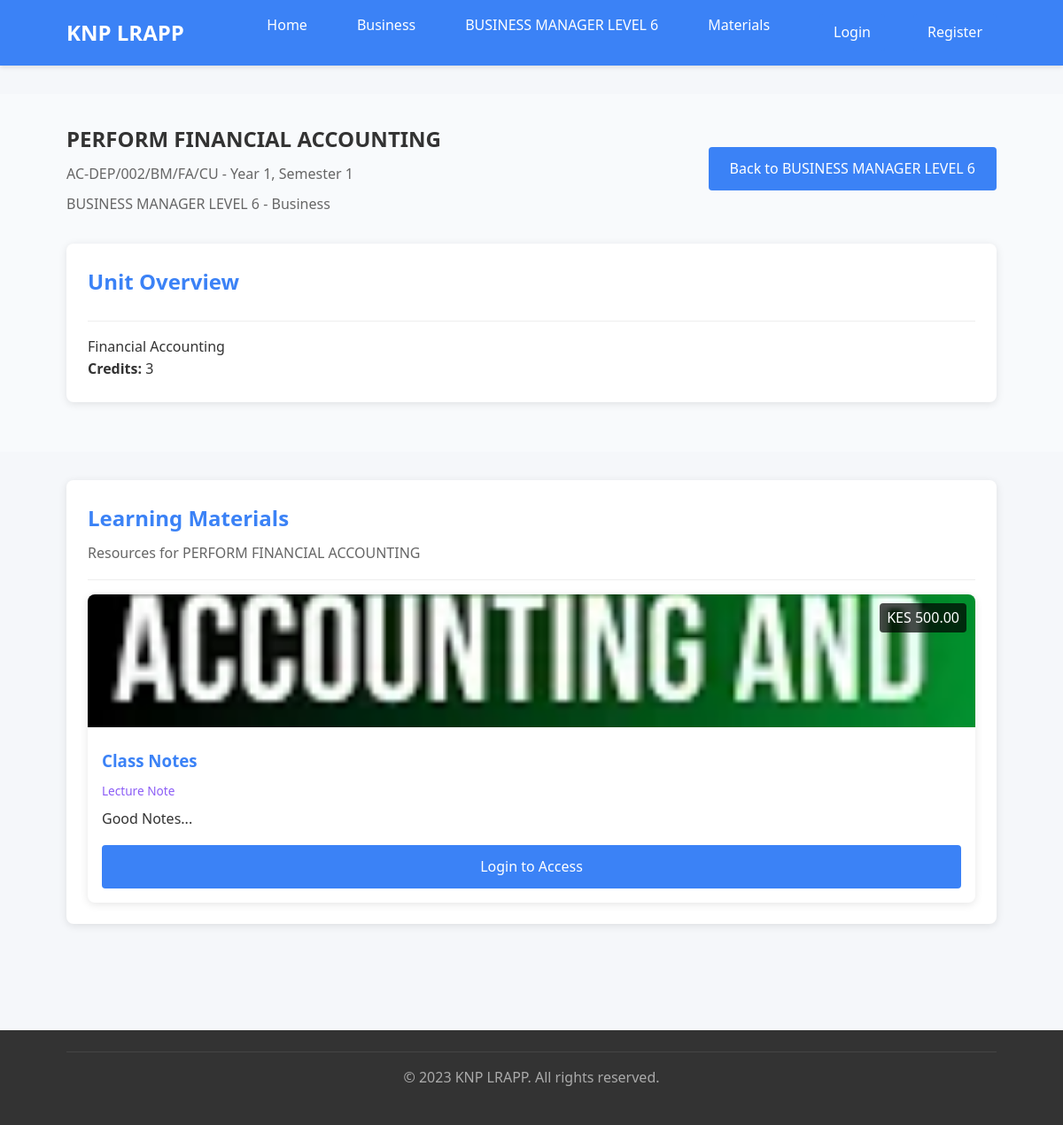
/unit.php?id=4, run on the app's committed database.
### tables this page shows
CREATE TABLE `departments` (
  `id` int NOT NULL AUTO_INCREMENT,
  `name` varchar(100) NOT NULL,
  `description` text,
  `code` varchar(20) DEFAULT NULL,
  `hod_id` int DEFAULT NULL,
  `status` enum('active','inactive') DEFAULT 'active',
  `created_at` timestamp NULL DEFAULT CURRENT_TIMESTAMP,
  `updated_at` timestamp NULL DEFAULT CURRENT_TIMESTAMP ON UPDATE CURRENT_TIMESTAMP,
  PRIMARY KEY (`id`),
  UNIQUE KEY `code` (`code`),
  KEY `hod_id` (`hod_id`),
  CONSTRAINT `departments_ibfk_1` FOREIGN KEY (`hod_id`) REFERENCES `users` (`id`) ON DELETE SET NULL
);

CREATE TABLE `programs` (
  `id` int NOT NULL AUTO_INCREMENT,
  `department_id` int DEFAULT NULL,
  `name` varchar(200) NOT NULL,
  `code` varchar(20) DEFAULT NULL,
  `description` text,
  `level` enum('3','4','5','6') DEFAULT '3',
  `duration` int DEFAULT NULL,
  `status` enum('active','inactive') DEFAULT 'active',
  `created_at` timestamp NULL DEFAULT CURRENT_TIMESTAMP,
  `updated_at` timestamp NULL DEFAULT CURRENT_TIMESTAMP ON UPDATE CURRENT_TIMESTAMP,
  PRIMARY KEY (`id`),
  UNIQUE KEY `code` (`code`),
  KEY `department_id` (`department_id`),
  CONSTRAINT `programs_ibfk_1` FOREIGN KEY (`department_id`) REFERENCES `departments` (`id`) ON DELETE CASCADE
);

CREATE TABLE `units` (
  `id` int NOT NULL AUTO_INCREMENT,
  `program_id` int DEFAULT NULL,
  `name` varchar(200) NOT NULL,
  `code` varchar(50) DEFAULT NULL,
  `description` text,
  `semester` int DEFAULT NULL,
  `year` int DEFAULT NULL,
  `credits` int DEFAULT '3',
  `status` enum('active','inactive') DEFAULT 'active',
  `created_at` timestamp NULL DEFAULT CURRENT_TIMESTAMP,
  `updated_at` timestamp NULL DEFAULT CURRENT_TIMESTAMP ON UPDATE CURRENT_TIMESTAMP,
  PRIMARY KEY (`id`),
  UNIQUE KEY `code` (`code`),
  UNIQUE KEY `code_2` (`code`),
  KEY `program_id` (`program_id`),
  CONSTRAINT `units_ibfk_1` FOREIGN KEY (`program_id`) REFERENCES `programs` (`id`) ON DELETE CASCADE
);

CREATE TABLE `unit_materials` (
  `id` int NOT NULL AUTO_INCREMENT,
  `unit_id` int DEFAULT NULL,
  `title` varchar(200) NOT NULL,
  `description` text,
  `type` enum('lecture_note','assignment','video','ebook','other') DEFAULT 'lecture_note',
  `file_path` varchar(255) DEFAULT NULL,
  `cover_image` varchar(255) DEFAULT NULL,
  `access_level` enum('public','registered','premium') DEFAULT 'public',
  `price` decimal(10,2) DEFAULT '0.00',
  `status` enum('draft','published','archived') DEFAULT 'draft',
  `created_at` timestamp NULL DEFAULT CURRENT_TIMESTAMP,
  `updated_at` timestamp NULL DEFAULT CURRENT_TIMESTAMP ON UPDATE CURRENT_TIMESTAMP,
  PRIMARY KEY (`id`),
  KEY `unit_id` (`unit_id`),
  CONSTRAINT `unit_materials_ibfk_1` FOREIGN KEY (`unit_id`) REFERENCES `units` (`id`) ON DELETE CASCADE
);

### includes/functions.php (called while the page is built, shortened)
<?php
require_once 'database.php';
function isLoggedIn() {
    return isset($_SESSION['user_id']);
}
function getDepartmentById($id) {
    global $pdo;
    $stmt = $pdo->prepare("SELECT * FROM departments WHERE id = ?");
    $stmt->execute([$id]);
    return $stmt->fetch();
}
function getProgramById($id) {
    global $pdo;
    $stmt = $pdo->prepare("SELECT * FROM programs WHERE id = ?");
    $stmt->execute([$id]);
    return $stmt->fetch();
}
function getUnitById($id) {
    global $pdo;
    $stmt = $pdo->prepare("SELECT * FROM units WHERE id = ?");
    $stmt->execute([$id]);
    return $stmt->fetch();
}
function getMaterialsByUnit($unit_id) {
    global $pdo;
    $stmt = $pdo->prepare("SELECT * FROM unit_materials WHERE unit_id = ? AND status = 'published' ORDER BY created_at DESC");
    $stmt->execute([$unit_id]);
    return $stmt->fetchAll();
}
?>

### unit.php (the view, shortened to what this page needs)
<?php
require_once 'includes/functions.php';
$unit_id = isset($_GET['id']) ? (int)$_GET['id'] : 0;
$unit = getUnitById($unit_id);
$program = getProgramById($unit['program_id']);
$department = getDepartmentById($program['department_id']);
$materials = getMaterialsByUnit($unit_id);
?>
<!DOCTYPE html>
<html lang="en">
<head>
    <link rel="stylesheet" href="assets/css/style.css">
</head>
<body>
    <header>
        <div class="container header-content">
            <div class="logo"><?php echo APP_NAME; ?></div>
            <nav>
                <ul>
                    <li><a href="index.php">Home</a></li>
                    <li><a href="department.php?id=<?php echo $department['id']; ?>"><?php echo htmlspecialchars($department['name']); ?></a></li>
                    <li><a href="program.php?id=<?php echo $program['id']; ?>"><?php echo htmlspecialchars($program['name']); ?></a></li>
                    <li><a href="#materials">Materials</a></li>
                    <?php if (isLoggedIn()): ?>
                        <li><a href="dashboard.php">Dashboard</a></li>
                        <li><a href="logout.php">Logout</a></li>
                    <?php else: ?>
                        <li><a href="login.php" class="btn" style="padding: 0.5rem 1rem; margin-left: 1rem;">Login</a></li>
                        <li><a href="register.php" class="btn btn-secondary" style="padding: 0.5rem 1rem; margin-left: 0.5rem;">Register</a></li>
                    <?php endif; ?>
                </ul>
            </nav>
        </div>
    </header>
    <main>
        <section style="padding: 2rem 0; background: #f8fafc;">
            <div class="container">
                <div style="display: flex; align-items: center; margin-bottom: 2rem;">
                    <div style="flex: 1;">
                        <h1 style="margin: 0;"><?php echo htmlspecialchars($unit['name']); ?></h1>
                        <p style="margin: 0.5rem 0 0; color: #666;">
                            <?php echo htmlspecialchars($unit['code']); ?> -
                            Year <?php echo $unit['year']; ?>, Semester <?php echo $unit['semester']; ?>
                        </p>
                        <p style="margin: 0.5rem 0 0; color: #666;">
                            <?php echo htmlspecialchars($program['name']); ?> -
                            <?php echo htmlspecialchars($department['name']); ?>
                        </p>
                    </div>
                    <div>
                        <a href="program.php?id=<?php echo $program['id']; ?>" class="btn">Back to <?php echo htmlspecialchars($program['name']); ?></a>
                    </div>
                </div>
                <div class="card">
                    <div class="card-header">
                        <h2>Unit Overview</h2>
                    </div>
                    <p><?php echo htmlspecialchars($unit['description'] ?? 'No description available for this unit.'); ?></p>
                    <p><strong>Credits:</strong> <?php echo $unit['credits']; ?></p>
                </div>
            </div>
        </section>
        <section id="materials" style="padding: 2rem 0;">
            <div class="container">
                <div class="card">
                    <div class="card-header">
                        <h2>Learning Materials</h2>
                        <p>Resources for <?php echo htmlspecialchars($unit['name']); ?></p>
                    </div>
                    <?php if (empty($materials)): ?>
                        <div class="alert">No materials available for this unit yet.</div>
                    <?php else: ?>
                        <div class="grid">
                            <?php foreach ($materials as $material): ?>
                            <div class="material-card">
                                <div style="position: relative;">
                                    <?php if ($material['cover_image']): ?>
                                        <img src="<?php echo htmlspecialchars($material['cover_image']); ?>" alt="Cover" style="width: 100%; height: 150px; object-fit: cover;">
                                    <?php endif; ?>
                                    <?php if ($material['price'] > 0): ?>
                                        <div style="position: absolute; top: 10px; right: 10px; background: rgba(0,0,0,0.7); color: white; padding: 0.25rem 0.5rem; border-radius: 4px;">
                                            KES <?php echo number_format($material['price'], 2); ?>
                                        </div>
                                    <?php elseif ($material['access_level'] === 'public'): ?>
                                        <div style="position: absolute; top: 10px; right: 10px; background: rgba(16, 185, 129, 0.8); color: white; padding: 0.25rem 0.5rem; border-radius: 4px;">
                                            FREE
                                        </div>
                                    <?php endif; ?>
                                </div>
                                <div class="material-card-content">
                                    <h3><?php echo htmlspecialchars($material['title']); ?></h3>
                                    <p class="material-type">
                                        <?php
                                        switch($material['type']) {
                                            case 'lecture_note': echo 'Lecture Note'; break;
                                        }
                                        ?>
                                    </p>
                                    <p><?php echo htmlspecialchars(substr($material['description'] ?? 'No description', 0, 100)) . '...'; ?></p>
                                    <div style="margin-top: 1rem;">
                                        <?php if ($material['access_level'] === 'public' || isLoggedIn()): ?>
                                            <a href="material.php?id=<?php echo $material['id']; ?>" class="btn btn-block">View Material</a>
                                        <?php else: ?>
                                            <a href="login.php" class="btn btn-block">Login to Access</a>
                                        <?php endif; ?>
                                    </div>
                                </div>
                            </div>
                            <?php endforeach; ?>
                        </div>
                    <?php endif; ?>
                </div>
            </div>
        </section>
    </main>
    <footer>
        <div class="container">
            <div style="border-top: 1px solid #444; padding: 1rem 0; text-align: center; color: #aaa;">
                <p>&copy; 2023 <?php echo APP_NAME; ?>. All rights reserved.</p>
            </div>
        </div>
    </footer>
</body>
</html>

### assets/css/style.css (style rules this page uses)
* { margin: 0; padding: 0; box-sizing: border-box; }
body { font-family: 'Segoe UI', Tahoma, Geneva, Verdana, sans-serif; background-color: #f5f7fa; color: #333; line-height: 1.6; }
.container { width: 90%; max-width: 1200px; margin: 0 auto; padding: 0 15px; }
header { background: var(--primary-color, #3B82F6); color: white; padding: 1rem 0; box-shadow: 0 2px 5px rgba(0,0,0,0.1); }
.header-content { display: flex; justify-content: space-between; align-items: center; }
.logo { font-size: 1.5rem; font-weight: bold; }
nav ul { display: flex; list-style: none; }
nav ul li { margin-left: 1.5rem; }
nav ul li a { color: white; text-decoration: none; padding: 0.5rem 1rem; border-radius: 4px; transition: background-color 0.3s; }
main { padding: 2rem 0; }
.card { background: white; border-radius: 8px; box-shadow: 0 2px 10px rgba(0,0,0,0.1); padding: 1.5rem; margin-bottom: 1.5rem; }
.card-header { border-bottom: 1px solid #eee; padding-bottom: 1rem; margin-bottom: 1rem; }
.card-header h2 { font-size: 1.5rem; color: var(--primary-color, #3B82F6); }
.btn { display: inline-block; padding: 0.75rem 1.5rem; background: var(--primary-color, #3B82F6); color: white; border: none; border-radius: 4px; cursor: pointer; font-size: 1rem; text-decoration: none; text-align: center; transition: background-color 0.3s; }
.btn-block { display: block; width: 100%; }
.btn-secondary { background: var(--secondary-color, #10B981); }
.grid { display: grid; grid-template-columns: repeat(auto-fill, minmax(300px, 1fr)); gap: 1.5rem; }
.material-card { background: white; border-radius: 8px; box-shadow: 0 2px 10px rgba(0,0,0,0.1); overflow: hidden; transition: transform 0.3s; }
.material-card-content { padding: 1rem; }
.material-card-content h3 { margin-bottom: 0.5rem; color: var(--primary-color); }
footer { background: #333; color: white; text-align: center; padding: 1.5rem 0; margin-top: 2rem; }
.material-type { color: var(--accent-color); font-size: 0.85rem; font-weight: 500; margin-bottom: 0.5rem; }
.grid { display: grid; grid-template-columns: repeat(auto-fit, minmax(250px, 1fr)); gap: 1.5rem; }
.btn-block { display: block; width: 100%; text-align: center; }
.btn-secondary { background: var(--secondary-color); color: white; }
.card-header h2, .card-header h3, .card-header h4 { margin: 0 0 0.5rem 0; color: var(--primary-color); }
.card-header p { margin: 0; color: #666; }
.btn { display: inline-block; padding: 0.75rem 1.5rem; background: var(--primary-color); color: white; border: none; border-radius: 4px; cursor: pointer; font-size: 1rem; text-decoration: none; text-align: center; transition: background-color 0.3s; }
header { background: var(--primary-color); color: white; padding: 1rem 0; box-shadow: 0 2px 5px rgba(0,0,0,0.1); }

### unit.php (style rules this page uses)
.material-card { background: white; border-radius: 8px; box-shadow: 0 2px 10px rgba(0,0,0,0.1); overflow: hidden; transition: transform 0.3s; }
.material-card-content { padding: 1rem; }
.material-card-content h3 { margin-bottom: 0.5rem; color: var(--primary-color); }
.material-type { color: var(--accent-color); font-size: 0.85rem; font-weight: 500; margin-bottom: 0.5rem; }

### data on the page
departments: name "Business"
programs: name "BUSINESS MANAGER LEVEL 6"
units: name "PERFORM FINANCIAL ACCOUNTING", code "AC-DEP/002/BM/FA/CU", year "1", semester "1", description "Financial Accounting", credits "3"
unit_materials: cover_image (picture), price "500.00", title "Class Notes", type "Lecture Note", description "Good Notes", access_level "Login to Access"

### other printed values
APP_NAME "KNP LRAPP"
